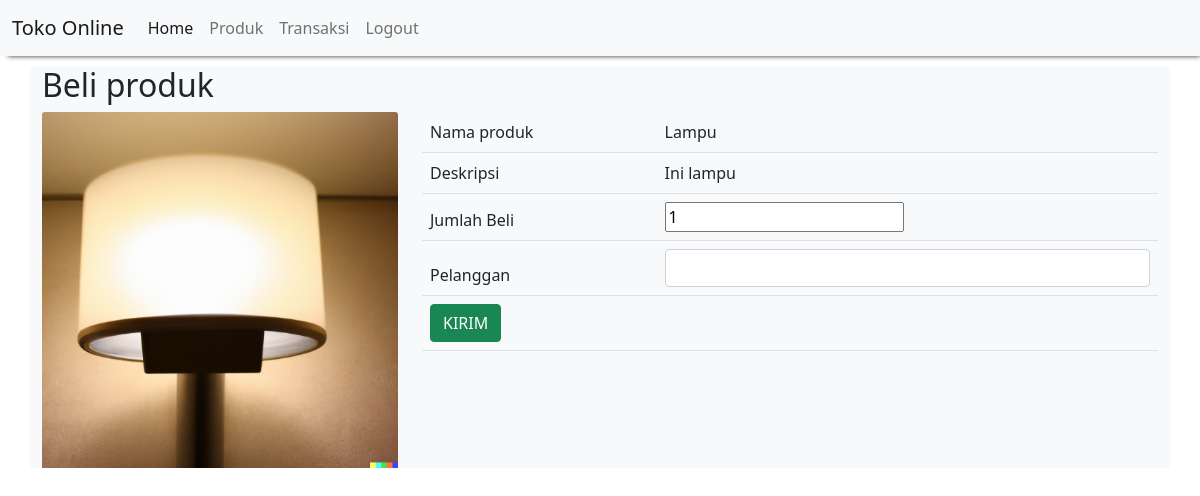
Page /Toko_Online/kirim_produk.php?id_produk=1 (signed in) on the committed database.
### tables this page shows
CREATE TABLE `produk` (
  `id_produk` int(11) NOT NULL,
  `nama_produk` varchar(100) NOT NULL,
  `deskripsi` text NOT NULL,
  `harga` int(11) NOT NULL,
  `foto_produk` varchar(255) NOT NULL
);

### Toko_Online/kirim_produk.php (the view)
<?php
    include "header.php";
    include "koneksi.php";
    $qry_detail_produk=mysqli_query($conn,"select * from produk where id_produk = '".$_GET['id_produk']."'");
    $dt_produk=mysqli_fetch_array($qry_detail_produk);
?>
<h2>Beli produk</h2>
<div class="row">
    <div class="col-md-4">
        <img src="images/<?=$dt_produk['foto_produk'] ?>" class="card-img-top" alt="">
    </div>
    <div class="col-md-8">
        <form action="masukkankeranjang.php?id_produk=<?=$dt_produk['id_produk']?>" method="post">
            <table class="table table-hover table-striped">
                <thead>
                <tr>
                    <td>Nama produk</td>
                    <td><?=$dt_produk['nama_produk']?></td>
                </tr>
                <tr>
                    <td>Deskripsi</td>
                    <td><?=$dt_produk['deskripsi']?></td>
                </tr>
                <tr>
                    <td>Jumlah Beli</td>
                    <td><input type="number" name="jumlah_pembelian" value="1"></td>
                </tr>
                <tr>
                    <td>Pelanggan</td>
                    <td>
                    <select name="id_pelanggan" class="form-control">
                    <option></option>
                <?php
                include "koneksi.php";
                    $qry_pelanggan=mysqli_query($conn,"select * from pelanggan");
                while($data_pelanggan=mysqli_fetch_array($qry_pelanggan)){
                    echo '<option value="'.$data_pelanggan['id_pelanggan'].'">'.$data_pelanggan['nama'].'</option>';
                    }
                ?>
                </select>
                </td>
                </tr>
                <tr>
                    <td colspan="2"><input type="submit" name="" class="btn btn-success" value="KIRIM"></td>
                </tr>
                </thead>
            </table>
        </form>
    </div>
</div>
<?php
    include "footer.php";
?>

### rows in the picture
produk: foto_produk (picture), nama_produk "Lampu", deskripsi "Ini lampu"
